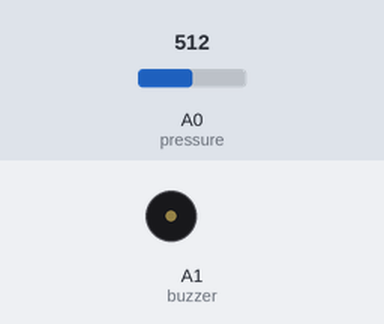
The sketch below on a simulated Arduino Uno, built with avr-gcc and run on an emulated ATmega328P. Parts: buzzer (waves = sounding, pin HIGH). The test bench sets the inputs (shaded band); at power-on: A0 (pressure) = 512.

Above: at 1.2 s.
1.3 s: A0 (pressure) set to 441
2.8 s: A0 (pressure) set to 411
At 3.1 s:
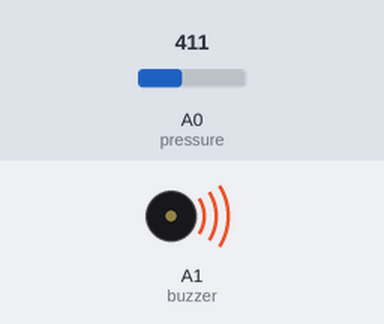
4.3 s: A0 (pressure) set to 511
At 5.4 s:
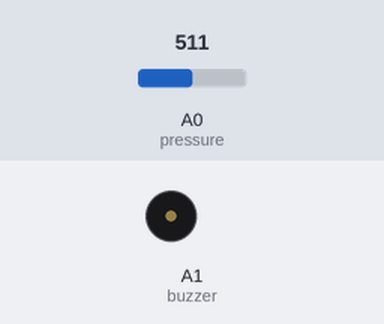
5.8 s: A0 (pressure) set to 306
At 6.5 s:
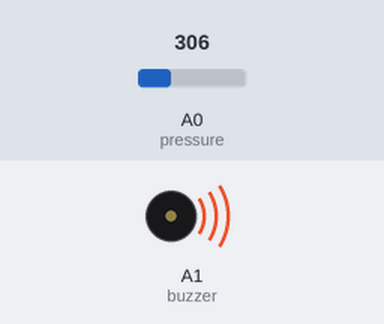
Timing chart, 0 to 8.3 s (numbered marks = the images above; inputs shaded):
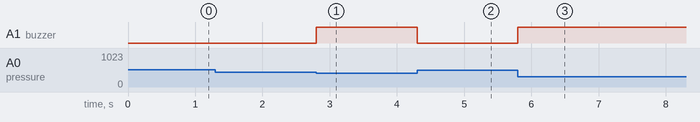

The sketch:

13_Pressure_Alarm.ino
```cpp
/*
 * 名称   : Pressure_Alarm
 * 功能   : 压力传感器控制蜂鸣器鸣叫
 * 编译IDE：ARDUINO 2.3.2
 * 作者   : http://www.keyes-robot.com/
*/
int pressure = A0;
int buzzer = A1;

void setup() {
 pinMode(pressure,INPUT);
 pinMode(buzzer,OUTPUT);
}

void loop() {
  int temp = analogRead(pressure);
  int value = map(temp,1023,0,0,1023); //因为没有按压传感器时值是1023，所以我们使用map函数来讲他得到的值倒转一下，这样没有按压是得到的值就是0
  if(value > 600){
    digitalWrite(buzzer,HIGH);
  }
  else{
    digitalWrite(buzzer,LOW);
 }
}
```

Measured:
- the behaviour switches between 423 and 422 on A0 (pressure) (found by bisection; images 0 and 1)
- after the input at 1.3 s, every drawn part: stays the same
- after the input at 2.8 s, A1 (buzzer): LOW → HIGH at once
- after the input at 4.3 s, A1 (buzzer): HIGH → LOW at once
- after the input at 5.8 s, A1 (buzzer): LOW → HIGH at once
